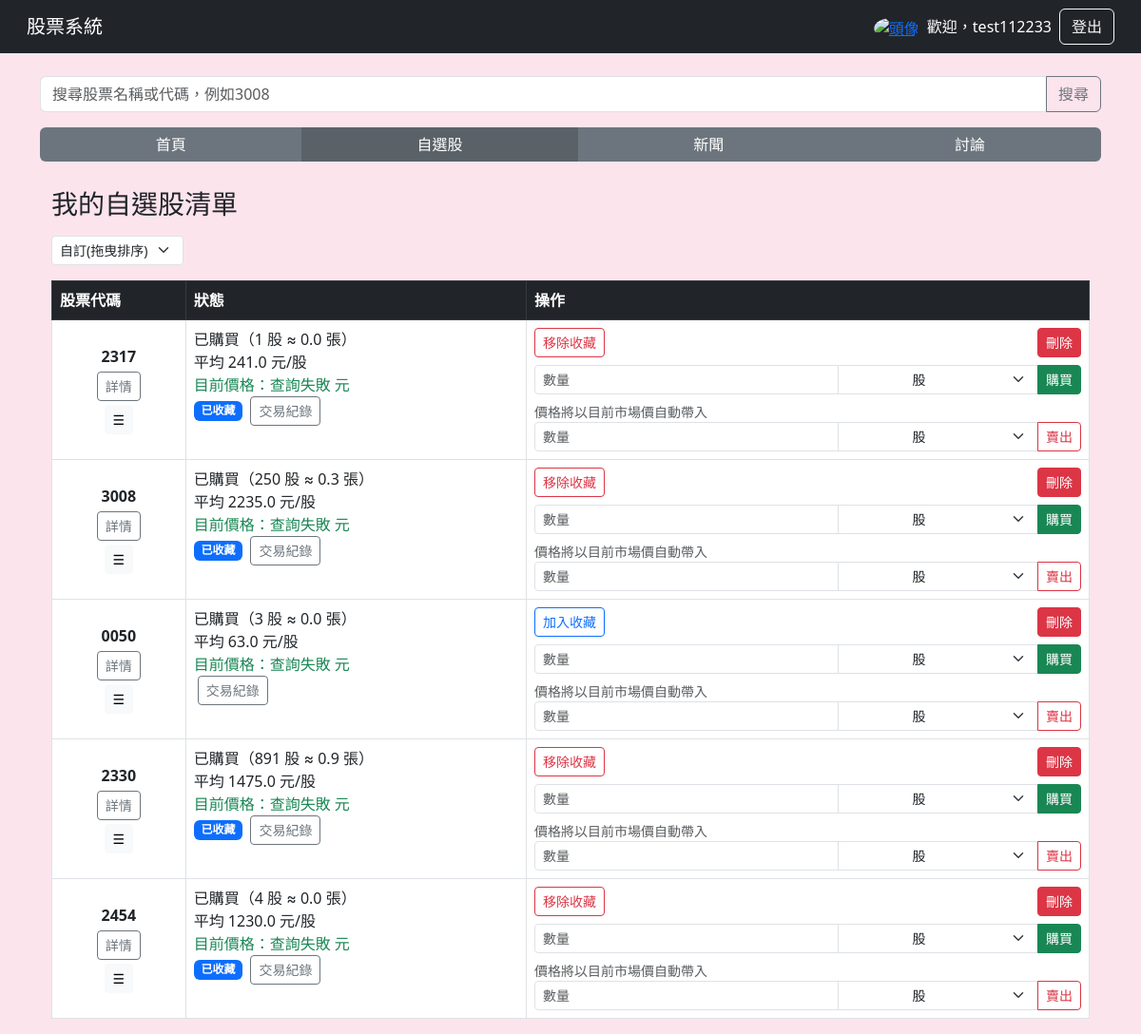
The page /watchlist/ (signed in) on the database as committed earlier.
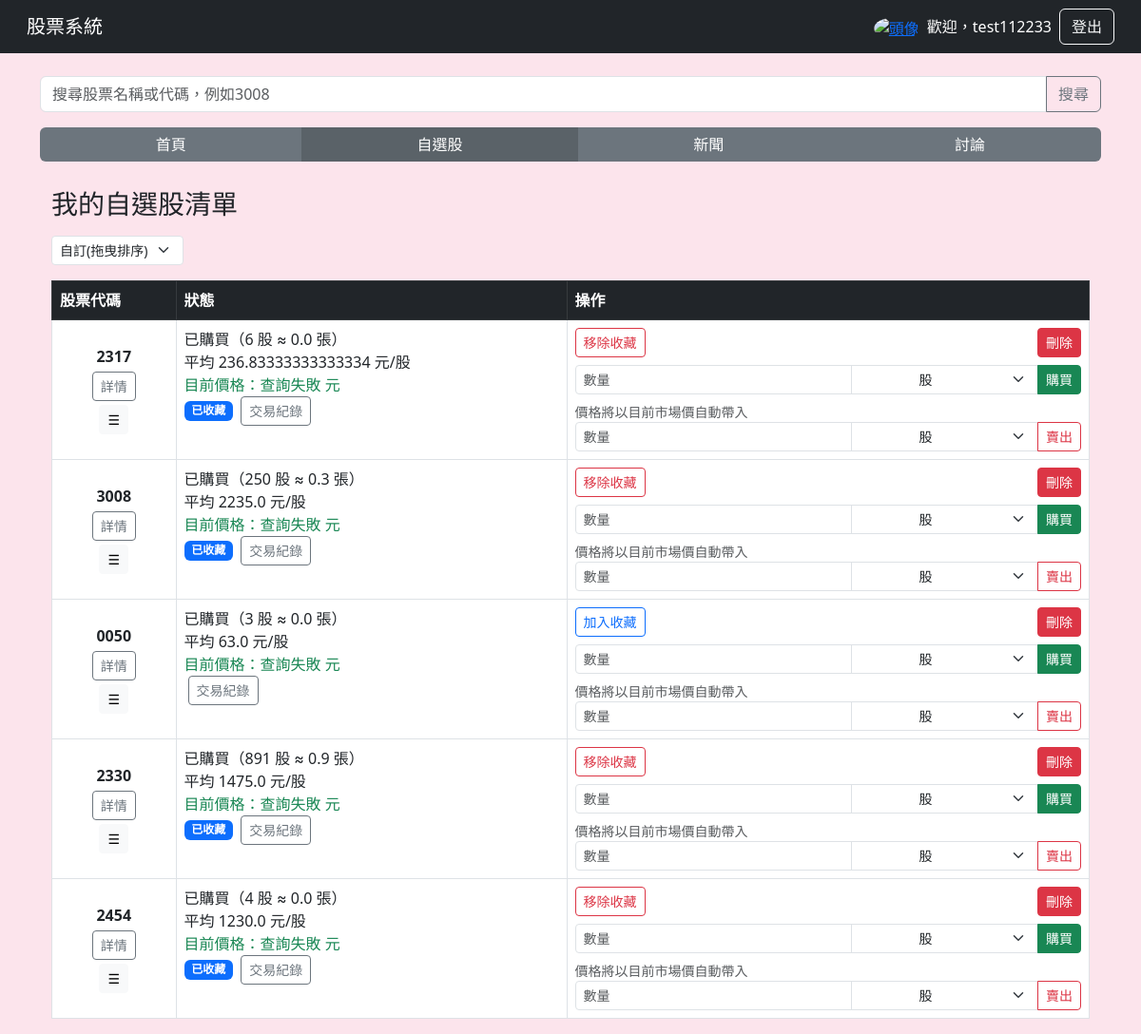
The same page on the database as committed later.
### main/models.py (models this page shows, shortened)
class Watchlist(models.Model):
    user = models.ForeignKey(User, on_delete=models.CASCADE)
    stock_code = models.CharField(max_length=10, null=True, blank=True)
    collected = models.BooleanField(default=False)  # 是否收藏
    quantity = models.IntegerField(null=True, blank=True)  # 購買股數
    average_price = models.FloatField(null=True, blank=True)  # 平均價格
    position = models.PositiveIntegerField(default=0, db_index=True)

### main/views.py (the view, shortened to what this page needs)
# urls.py: path("watchlist/", views.my_watchlist, name="my_watchlist"),
@login_required(login_url='/login/')
def my_watchlist(request):
    user = request.user
    sort = request.GET.get("sort", "custom")  # custom / recent / code_asc / code_desc / holdings_desc
    qs = Watchlist.objects.filter(user=user)
    if sort == "recent":
        last_trade_sq = Subquery(
            BuyRecord.objects
                .filter(user=user, stock_code=OuterRef('stock_code'))
                .order_by('-created_at')
                .values('created_at')[:1],
            output_field=DateTimeField()
        )
        default_dt = dt.datetime(1900, 1, 1, tzinfo=py_tz.utc)
        qs = qs.annotate(last_trade=last_trade_sq) \
               .order_by(Coalesce('last_trade', Value(default_dt)).desc())
        watchlist = list(qs)
    elif sort == "holdings_desc":
        watchlist = list(qs.order_by("-quantity", "stock_code"))
    else:  # custom（拖曳）
        watchlist = list(qs.order_by("position", "stock_code"))
    for item in watchlist:
        item.lots = (item.quantity or 0) / 1000
        try:
            item.current_price = get_current_price_now(item.stock_code)
        except Exception:
            item.current_price = None
        last_record = BuyRecord.objects.filter(
            user=user, stock_code=item.stock_code
        ).order_by('-created_at').first()
        item.last_trade_price = last_record.price if last_record else None
        item.has_trades = BuyRecord.objects.filter(
            user=user, stock_code=item.stock_code
        ).exists()
    return render(request, "watchlist.html", {
        "watchlist": watchlist,
        "sort": sort,   # 傳給模板，讓選單保持選取
    })

### templates/watchlist.html (shortened to what the changed rows need)
{% extends "base.html" %}
{% block content %}
<div class="container mt-1">
        {% if watchlist %}
        <table class="table table-bordered">
            <thead class="table-dark">
                <tr>
                    <th>股票代碼</th>
                    <th>狀態</th>
                    <th>操作</th>
                </tr>
            </thead>
            <tbody id="watchlist-body">
                {% for item in watchlist %}
                <tr data-code="{{ item.stock_code }}">
                    <td class="text-center align-middle noselect">
                        <div class="d-flex flex-column align-items-center gap-1">
                            <span class="fw-bold">{{ item.stock_code }}</span>
                            <a href="{% url 'stock_detail' stock_code=item.stock_code %}" class="btn btn-outline-secondary btn-sm">詳情</a>
                            <button type="button" class="drag-handle btn btn-light btn-sm" title="拖曳排序">
                            &#x2630;
                            </button>
                        </div>
                    </td>
                    <td>
                        {% if item.quantity %}
                            已購買（{{ item.quantity }} 股 ≈ {{ item.lots|floatformat:1 }} 張）<br>
                            平均 {{ item.average_price|default:"-" }} 元/股<br>
                            <span class="text-success">目前價格：{{ item.current_price|default:"查詢失敗" }} 元</span><br>
                        {% endif %}
                        {% if item.collected %}
                            <span class="badge bg-primary">已收藏</span>
                        {% endif %}
                        {% if item.has_trades %}
                            <a class="btn btn-sm btn-outline-secondary ms-1" href="{% url 'trade_history' item.stock_code %}">
                            交易紀錄
                            </a>
                        {% endif %}
                    </td>
                    <td>
                        <div class="d-flex align-items-start mb-2 gap-2 flex-nowrap">
                        {% if not item.collected %}
                            <form method="POST" action="/add_watchlist/" class="d-inline">
                                {% csrf_token %}
                                <input type="hidden" name="stock_code" value="{{ item.stock_code }}">
                                <input type="hidden" name="next" value="{{ request.get_full_path }}">
                                <button class="btn btn-sm btn-outline-primary">加入收藏</button>
                            </form>
                            {% else %}
                            <form method="POST" action="/remove_watchlist/" class="d-inline">
                                <button class="btn btn-sm btn-outline-danger">移除收藏</button>
                            </form>
                            {% endif %}
                            <form method="POST" action="{% url 'delete_stock' %}" class="d-inline ms-auto"
                                onsubmit="return confirm('確認要刪除 {{ item.stock_code }}？此動作會移除收藏與該股票的交易紀錄，且無法復原。');">
                                <button type="submit" class="btn btn-danger btn-sm" title="刪除此股票（包含交易紀錄）" data-bs-toggle="tooltip">刪除</button>
                            </form>
                        </div>
                        <form method="POST" action="/buy_stock/" class="mt-2">
                            <div class="input-group input-group-sm mb-2">
                                <input type="number" name="amount" min="1" class="form-control" placeholder="數量" required style="flex: 2; min-width: 100px;">
                                <select name="unit" class="form-select text-center" style="width: 60px;">
                                    <option value="shares">股</option>
                                </select>
                                <button class="btn btn-success">購買</button>
                            </div>
                            <div class="form-text">價格將以目前市場價自動帶入</div>
                        </form>
                        <form method="POST" action="/sell_stock/">
                            <div class="input-group input-group-sm">
                                <input type="number" name="amount" min="1" class="form-control" placeholder="數量" required style="flex: 2; min-width: 100px;">
                                <select name="unit" class="form-select text-center" style="width: 60px;">
                                    <option value="shares">股</option>
                                </select>
                                <button class="btn btn-outline-danger">賣出</button>
                            </div>
                        </form>
                    </td>
                </tr>
                {% endfor %}
            </tbody>
        </table>
    {% else %}
    <div class="alert alert-info">尚未加入任何自選股。</div>
    {% endif %}
</div>
{% endblock %}

Rows that differ between the two databases and show on the page:
changed Watchlist (number 1 of 5 on the later page): quantity "1" → "6"; average_price "241.0" → "236.83333333333334"
